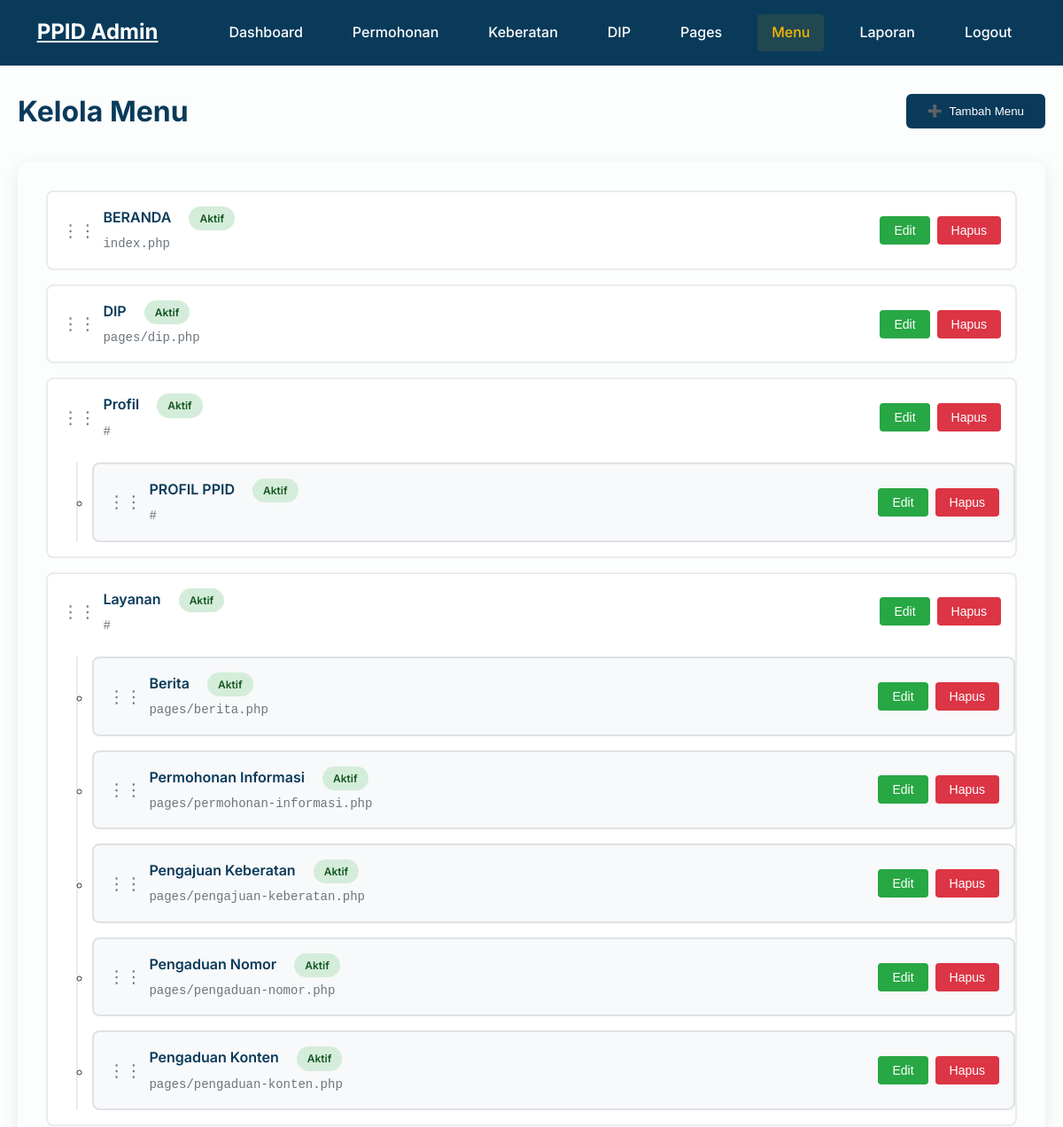
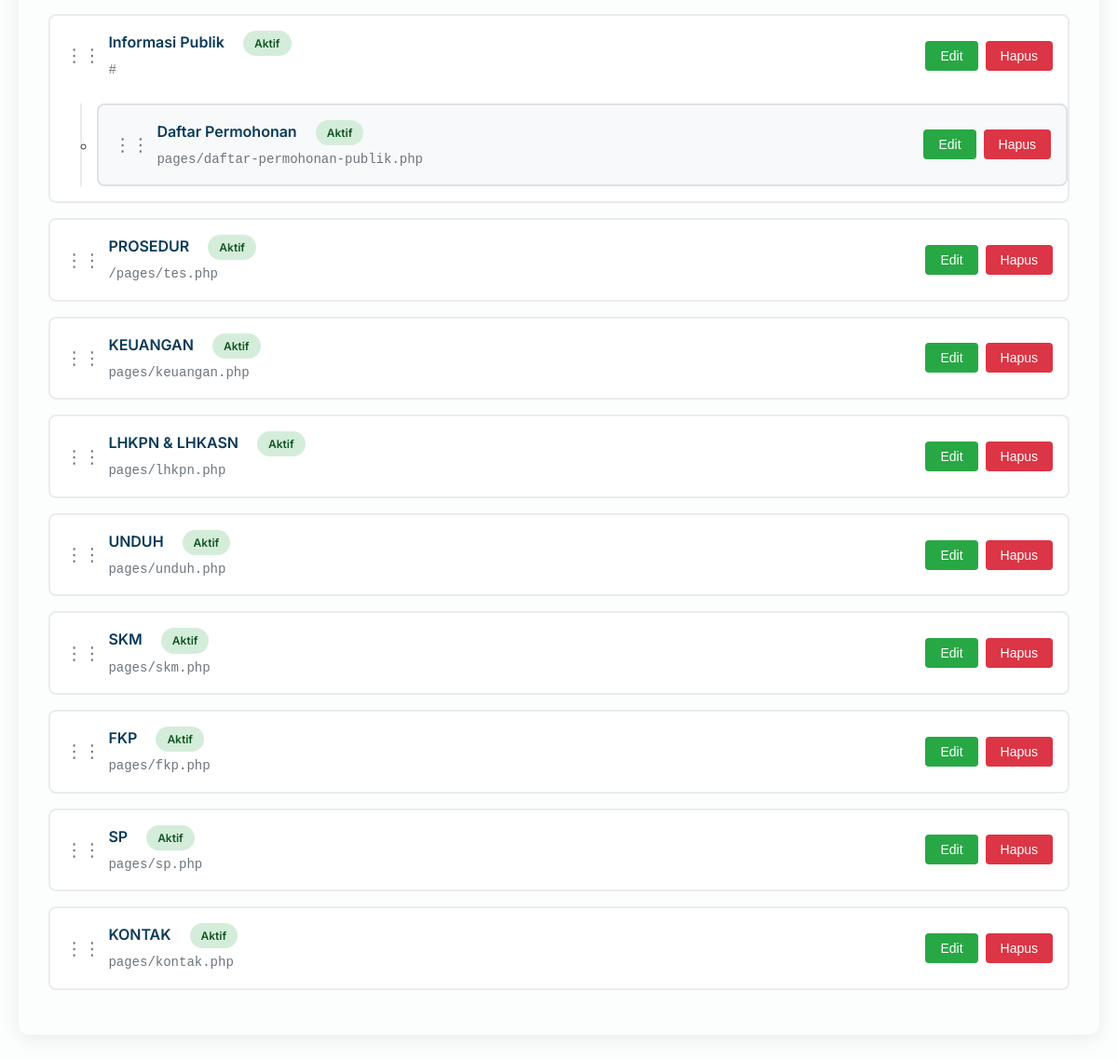
Page /admin/menus/index.php (signed in) on the earlier database version (2 pictures, top to bottom).
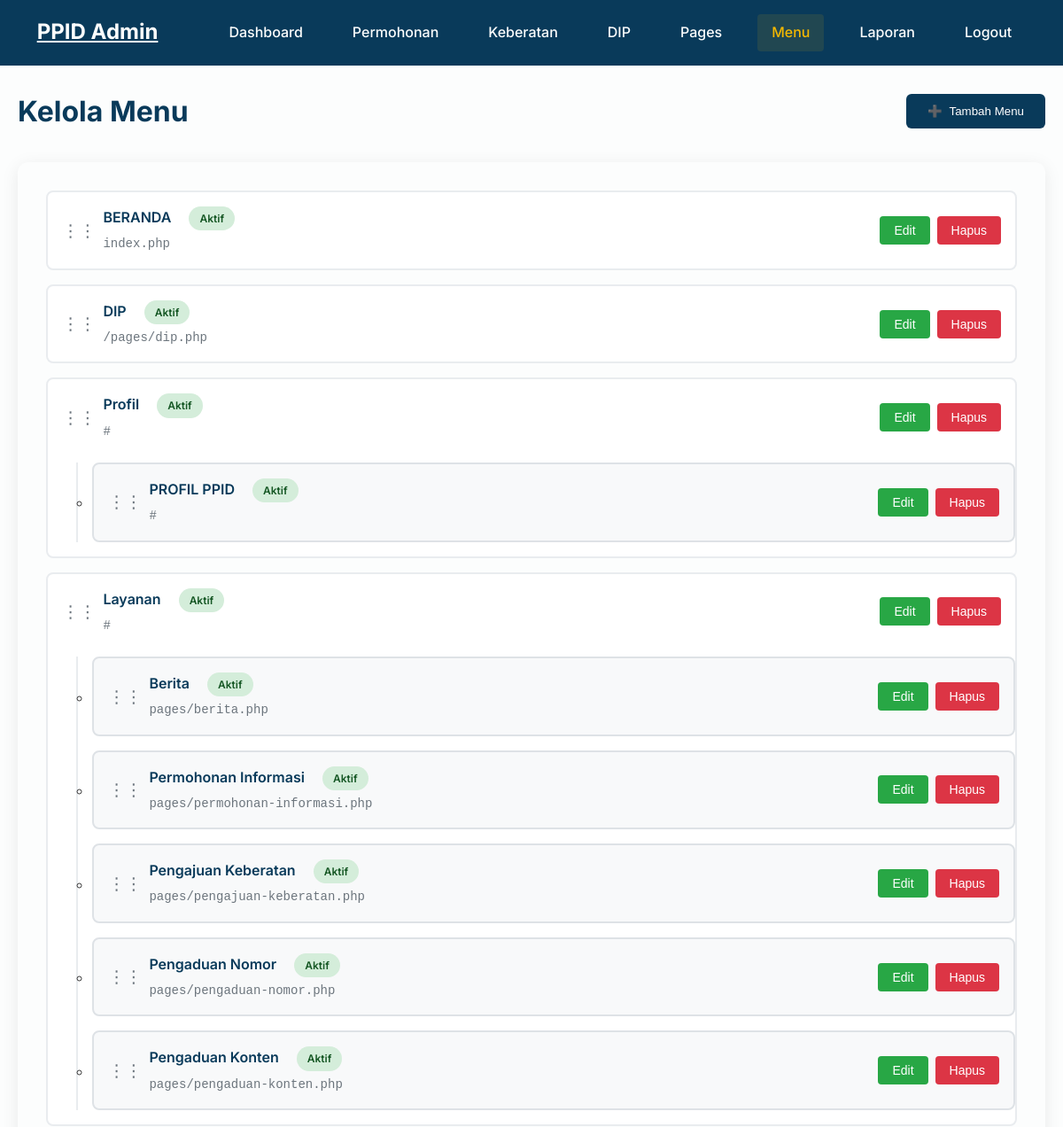
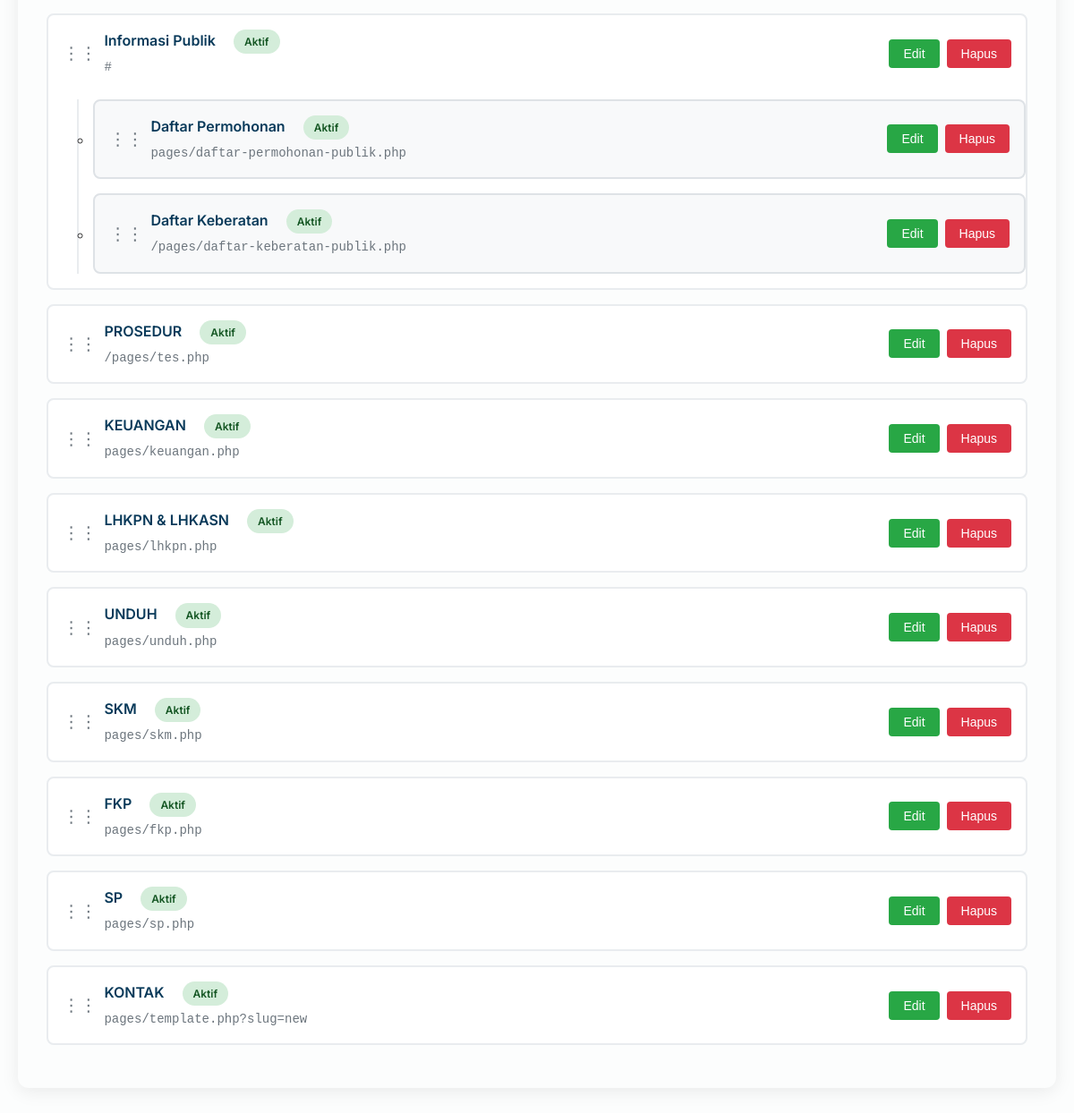
Same page on the later database version (2 pictures, top to bottom).
### tables this page shows
CREATE TABLE `menus` (
  `id` int(11) NOT NULL,
  `name` varchar(100) NOT NULL,
  `url` varchar(255) NOT NULL,
  `parent_id` int(11) DEFAULT 0,
  `order_index` int(11) DEFAULT 0,
  `is_active` tinyint(1) DEFAULT 1,
  `created_at` timestamp NOT NULL DEFAULT current_timestamp(),
  `updated_at` timestamp NOT NULL DEFAULT current_timestamp() ON UPDATE current_timestamp()
);

### admin/menus/index.php (the view, shortened to what the changed rows need)
<?php
require_once '../../includes/config.php';
function getMenuHierarchy($conn) {
    $menus = [];
    $result = $conn->query("SELECT * FROM menus ORDER BY parent_id ASC, order_index ASC");
    while ($row = $result->fetch_assoc()) {
        $menus[$row['id']] = $row;
    }
    $hierarchy = [];
    foreach ($menus as $id => $menu) {
        if ($menu['parent_id'] == 0) {
            $hierarchy[$id] = $menu;
            $hierarchy[$id]['children'] = [];
            foreach ($menus as $child_id => $child) {
                if ($child['parent_id'] == $id) {
                    $hierarchy[$id]['children'][$child_id] = $child;
                }
            }
        }
    }
    return $hierarchy;
}
$menu_hierarchy = getMenuHierarchy($conn);
?>
<!DOCTYPE html>
<html lang="id">
<head>
    <link rel="stylesheet" href="../../css/style.css">
</head>
<body class="admin-body admin-menus">
   <header class="header" id="header">
        <div class="container">
            <div class="header-content">
                <div class="logo">
                    <h2><a href="../dashboard.php" style="color: #FCFDFD;">PPID Admin</a></h2>
                </div>
            </div>
        </div>
    </header>
    <main class="admin-page">
        <div class="page-header">
            <h1 class="page-title">Kelola Menu</h1>
        </div>
            <div class="section-card">
                <?php if (!empty($menu_hierarchy)): ?>
                    <ul class="menu-list" id="menuList">
                        <?php foreach ($menu_hierarchy as $parent_id => $parent_menu): ?>
                            <li class="menu-item" data-id="<?php echo $parent_menu['id']; ?>" data-parent="0">
                                <div class="menu-content">
                                    <div style="display: flex; align-items: center;">
                                        <span class="drag-handle">⋮⋮</span>
                                        <div class="menu-info">
                                            <div class="menu-name">
                                                <?php echo htmlspecialchars($parent_menu['name']); ?>
                                                <span class="menu-status <?php echo $parent_menu['is_active'] ? 'status-active' : 'status-inactive'; ?>">
                                                    <?php echo $parent_menu['is_active'] ? 'Aktif' : 'Tidak Aktif'; ?>
                                                </span>
                                            </div>
                                            <div class="menu-url"><?php echo htmlspecialchars($parent_menu['url']); ?></div>
                                        </div>
                                    </div>
                                    <div class="action-buttons">
                                        <button
                                            class="btn-success js-edit-menu"
                                            data-id="<?php echo (int)$parent_menu['id']; ?>"
                                            data-name="<?php echo htmlspecialchars($parent_menu['name'], ENT_QUOTES, 'UTF-8'); ?>"
                                            data-url="<?php echo htmlspecialchars($parent_menu['url'], ENT_QUOTES, 'UTF-8'); ?>"
                                            data-parent="<?php echo (int)$parent_menu['parent_id']; ?>"
                                            data-active="<?php echo (int)$parent_menu['is_active']; ?>"
                                        >
                                            Edit
                                        </button>
                                        <form method="POST" style="display: inline;" onsubmit="return confirm('Apakah Anda yakin ingin menghapus menu ini?')">
                                            <button type="submit" class="btn-danger">Hapus</button>
                                        </form>
                                    </div>
                                </div>
                                <?php if (!empty($parent_menu['children'])): ?>
                                    <ul class="child-menus">
                                        <?php foreach ($parent_menu['children'] as $child_id => $child_menu): ?>
                                            <li class="menu-item child-menu-item" data-id="<?php echo $child_menu['id']; ?>" data-parent="<?php echo $parent_menu['id']; ?>">
                                                <div class="menu-content">
                                                    <div style="display: flex; align-items: center;">
                                                        <span class="drag-handle">⋮⋮</span>
                                                        <div class="menu-info">
                                                            <div class="menu-name">
                                                                <?php echo htmlspecialchars($child_menu['name']); ?>
                                                                <span class="menu-status <?php echo $child_menu['is_active'] ? 'status-active' : 'status-inactive'; ?>">
                                                                    <?php echo $child_menu['is_active'] ? 'Aktif' : 'Tidak Aktif'; ?>
                                                                </span>
                                                            </div>
                                                            <div class="menu-url"><?php echo htmlspecialchars($child_menu['url']); ?></div>
                                                        </div>
                                                    </div>
                                                    <div class="action-buttons">
                                                        <button
                                                            class="btn-success js-edit-menu"
                                                            data-id="<?php echo (int)$child_menu['id']; ?>"
                                                            data-name="<?php echo htmlspecialchars($child_menu['name'], ENT_QUOTES, 'UTF-8'); ?>"
                                                            data-url="<?php echo htmlspecialchars($child_menu['url'], ENT_QUOTES, 'UTF-8'); ?>"
                                                            data-parent="<?php echo (int)$child_menu['parent_id']; ?>"
                                                            data-active="<?php echo (int)$child_menu['is_active']; ?>"
                                                        >
                                                            Edit
                                                        </button>
                                                        <form method="POST" style="display: inline;" onsubmit="return confirm('Apakah Anda yakin ingin menghapus menu ini?')">
                                                            <button type="submit" class="btn-danger">Hapus</button>
                                                        </form>
                                                    </div>
                                                </div>
                                            </li>
                                        <?php endforeach; ?>
                                    </ul>
                                <?php endif; ?>
                            </li>
                        <?php endforeach; ?>
                    </ul>
                <?php endif; ?>
            </div>
    </main>
</body>
</html>

Differences in the rows shown:
changed menus "DIP": url "pages/dip.php" → "/pages/dip.php"
added menus: name "Daftar Keberatan", is_active "Aktif", url "/pages/daftar-keberatan-publik.php", shown under "Informasi Publik"
changed menus "KONTAK": url "pages/kontak.php" → "pages/template.php?slug=new"
